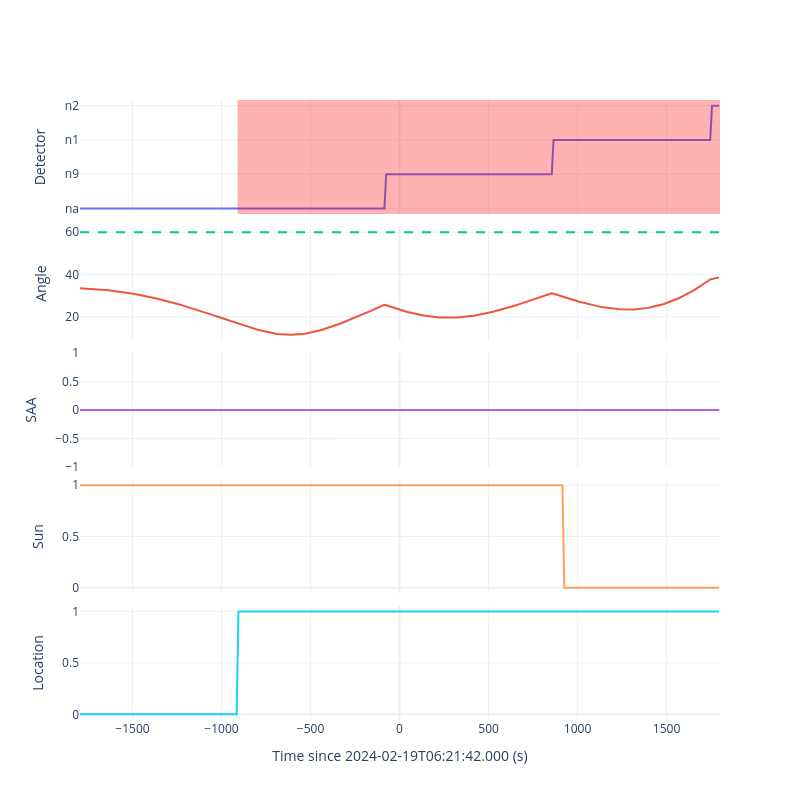

Here is the notebook cell this chart was saved with:
### Code cell
gbm_geo = gbmGeometry(file=gbm_rtv.rtv_res['poshist'])

time = gbm_tte.lc_time
bin_list = gbm_tte.lc_bin_list

gbm_saa = gbm_geo.get_saa_passage(met=time + fermi_met)
gbm_sun = gbm_geo.get_sun_visible(met=time + fermi_met)
gbm_loc = gbm_geo.get_location_visible(ra=80.016, dec=25.541, met=time + fermi_met)

gbm_ang_arr = []

det_list = np.array(['n0', 'n1', 'n2', 'n3', 'n4', 'n5', 'n6', 'n7', 'n8', 'n9', 'na', 'nb'])
for det in det_list:
    gbm_ang = gbm_geo.get_detector_angle(ra=80.016, dec=25.541, det=det, met=time + fermi_met)
    gbm_ang_arr.append(gbm_ang)

gbm_ang_min = np.min(gbm_ang_arr, axis=0)
gbm_ang_det = det_list[np.argmin(gbm_ang_arr, axis=0)]

roi_list = []
for i in range(len(time)):
    if not gbm_saa[i] and gbm_loc[i] and gbm_ang_min[i] < 60:
        roi_list.append(bin_list[i])
roi_list = union(roi_list)

fig = make_subplots(
    rows=5,
    cols=1,
    row_heights=[0.1, 0.1, 0.1, 0.1, 0.1],
    shared_xaxes=True,
    horizontal_spacing=0,
    vertical_spacing=0.02,
)

det = go.Scatter(x=time, y=gbm_ang_det, mode='lines', name='best detector', showlegend=False)
fig.add_trace(det, row=1, col=1)

for roi in roi_list:
    fig.add_vrect(x0=roi[0], x1=roi[1], fillcolor='red', opacity=0.3, line_width=0, row=1, col=1)

ang = go.Scatter(x=time, y=gbm_ang_min, mode='lines', name='minimum angle', showlegend=False)
a60 = go.Scatter(
    x=time, y=[60] * len(time), mode='lines', showlegend=False, line=dict(width=2, dash='dash')
)
fig.add_trace(ang, row=2, col=1)
fig.add_trace(a60, row=2, col=1)

saa = go.Scatter(x=time, y=gbm_saa.astype(int), mode='lines', name='SAA passage', showlegend=False)
fig.add_trace(saa, row=3, col=1)

sun = go.Scatter(x=time, y=gbm_sun.astype(int), mode='lines', name='sun visible', showlegend=False)
fig.add_trace(sun, row=4, col=1)

loc = go.Scatter(
    x=time, y=gbm_loc.astype(int), mode='lines', name='location visible', showlegend=False
)
fig.add_trace(loc, row=5, col=1)

fig.update_xaxes(title_text=f'Time since {gbm_tte.timezero_utc} (s)', row=5, col=1)
fig.update_yaxes(title_text='Detector', row=1, col=1)
fig.update_yaxes(title_text='Angle', row=2, col=1)
fig.update_yaxes(title_text='SAA', row=3, col=1)
fig.update_yaxes(title_text='Sun', row=4, col=1)
fig.update_yaxes(title_text='Location', row=5, col=1)
fig.update_layout(template='plotly_white', height=800, width=800)
fig.update_layout(legend=dict(x=1, y=1, xanchor='right', yanchor='bottom'))

fig.show()

### Figure 1 — Plotly figure (JSON) as saved in the notebook; plotly's stock layout.template omitted (floating-point values rounded to 4 significant figures; data arrays with more than 128 entries replaced by an {"elided": "..."} marker saying what was removed)
{"data": [{"mode": "lines", "name": "best detector", "showlegend": false, "type": "scatter", "x": {"elided": "360 float values"}, "xaxis": "x", "y": {"elided": "360 str values"}, "yaxis": "y"}, {"mode": "lines", "name": "minimum angle", "showlegend": false, "type": "scatter", "x": {"elided": "360 float values"}, "xaxis": "x2", "y": {"elided": "360 float values"}, "yaxis": "y2"}, {"line": {"dash": "dash", "width": 2}, "mode": "lines", "showlegend": false, "type": "scatter", "x": {"elided": "360 float values"}, "xaxis": "x2", "y": {"elided": "360 int values"}, "yaxis": "y2"}, {"mode": "lines", "name": "SAA passage", "showlegend": false, "type": "scatter", "x": {"elided": "360 float values"}, "xaxis": "x3", "y": {"elided": "360 int values"}, "yaxis": "y3"}, {"mode": "lines", "name": "sun visible", "showlegend": false, "type": "scatter", "x": {"elided": "360 float values"}, "xaxis": "x4", "y": {"elided": "360 int values"}, "yaxis": "y4"}, {"mode": "lines", "name": "location visible", "showlegend": false, "type": "scatter", "x": {"elided": "360 float values"}, "xaxis": "x5", "y": {"elided": "360 int values"}, "yaxis": "y5"}], "layout": {"height": 800, "legend": {"x": 1, "xanchor": "right", "y": 1, "yanchor": "bottom"}, "shapes": [{"fillcolor": "red", "line": {"width": 0}, "opacity": 0.3, "type": "rect", "x0": -910, "x1": 1800, "xref": "x", "y0": 0, "y1": 1, "yref": "y domain"}], "width": 800, "xaxis": {"anchor": "y", "domain": [0, 1], "matches": "x5", "showticklabels": false}, "xaxis2": {"anchor": "y2", "domain": [0, 1], "matches": "x5", "showticklabels": false}, "xaxis3": {"anchor": "y3", "domain": [0, 1], "matches": "x5", "showticklabels": false}, "xaxis4": {"anchor": "y4", "domain": [0, 1], "matches": "x5", "showticklabels": false}, "xaxis5": {"anchor": "y5", "domain": [0, 1], "title": {"text": "Time since 2024-02-19T06:21:42.000 (s)"}}, "yaxis": {"anchor": "x", "domain": [0.816, 1], "title": {"text": "Detector"}}, "yaxis2": {"anchor": "x2", "domain": [0.612, 0.796], "title": {"text": "Angle"}}, "yaxis3": {"anchor": "x3", "domain": [0.408, 0.592], "title": {"text": "SAA"}}, "yaxis4": {"anchor": "x4", "domain": [0.204, 0.388], "title": {"text": "Sun"}}, "yaxis5": {"anchor": "x5", "domain": [0, 0.184], "title": {"text": "Location"}}}}
